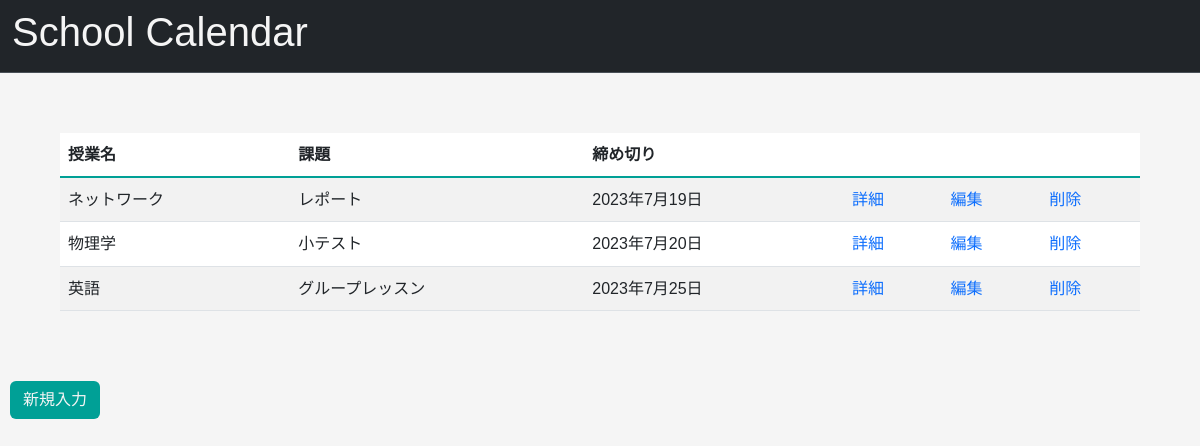
Before: / with the older database file.
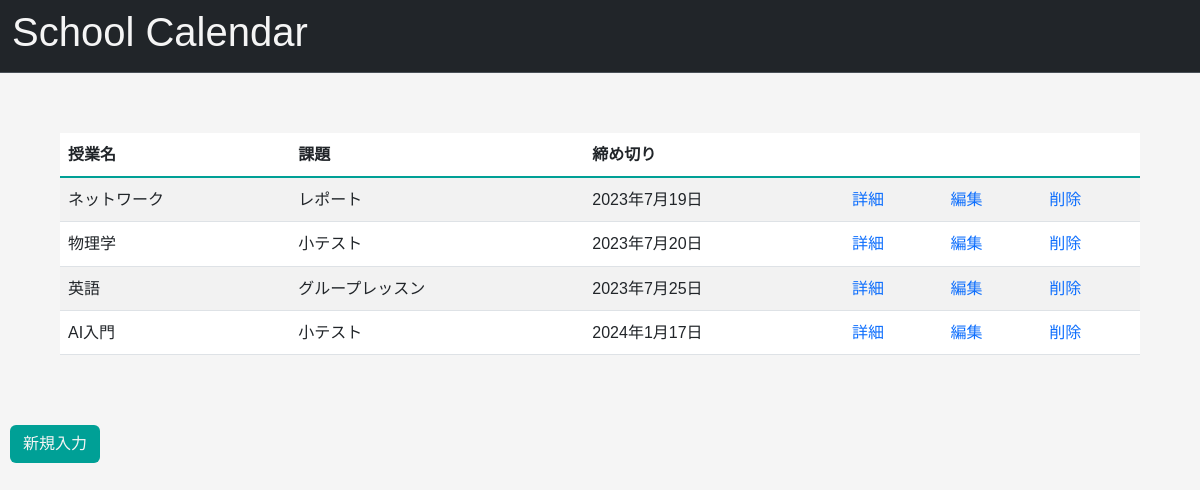
After: the same page with the newer database file.
### todo/models.py (models this page shows, shortened)
class Todo(models.Model):
    title = models.CharField("授業名", max_length=30)
    deadline = models.DateField("締め切り")
    assignment = models.TextField("課題", blank=True, max_length=20)
    description = models.TextField("詳細", blank=True, max_length=20)

### todo/views.py (the view)
# urls.py: path("", TodoList.as_view(), name="list"),
class TodoList(ListView):
    model = Todo
    context_object_name = "tasks"

### todo/templates/todo/todo_list.html
{% extends 'todo/base.html' %}
{% block content %}
<table class="table table-striped">
	<thead>
		<tr>
			<th scope="col">授業名</th>
			<th scope="col">課題</th>
			<th scope="col">締め切り</th>
			<th scope="col"></th>
			<th scope="col"></th>
			<th scope="col"></th>
		</tr>
	</thead>
	<tbody class="table-group-divider">
		{% for task in tasks %}
			<tr>
				<td>{{task.title}}</td>
				<td>{{task.assignment}}</td>
				<td>{{task.deadline}}</td>
				<td><a href="{% url 'detail' task.pk %}">詳細</a></td>
				<td><a href="{% url 'update' task.pk %}">編集</a></td>
				<td><a href="{% url 'delete' task.pk %}">削除</a></td>
			</tr>
		{% endfor %}
	</tbody>
</table>
<div class="btn-position">
	<a class="btn" href="{% url 'create' %}">新規入力</a>
</div>
{% endblock content %}

### todo/templates/todo/base.html (shortened to what this page needs)
<!DOCTYPE html>
{% load static %}
<html lang="ja">
	<head>
		<link rel="stylesheet" href="https://unpkg.com/ress/dist/ress.min.css">
		<link href="{% static 'css/bootstrap.css' %}" rel="stylesheet">
		<link href="{% static 'css/style.css' %}" rel="stylesheet">
	</head>
	<body>
		<nav class="navbar navbar-expand-lg bg-dark border-bottom border-bottom-dark" data-bs-theme="dark">
			<div class="container-fluid">
				<h1><a class="navbar-brand" href="{% url 'list' %}">School Calendar</a></h1>
			</div>
		</nav>
		{% block content %}
		{% endblock content %}
	</body>
</html>

### static/css/style.css (style rules this page uses)
html { font-size: 100%; width: 100%; }
body { font-family: 'Noto Sans JP', sans-serif; line-height: 1.7; background-color: whitesmoke; color: black; }
a { text-decoration: none; }
.navbar-brand { color: whitesmoke; font-size: 100%; }
a.btn { color: whitesmoke; background-color: #00a096; }
.btn-position { text-align: left; padding: 10px; }
.table { width: 90%; margin :5% }
.table-group-divider { border-top: calc(var(--bs-border-width) * 2) solid #00a096; }

Changed rows visible on the page:
added Todo: title "AI入門", assignment "小テスト", deadline "2024年1月17日"
